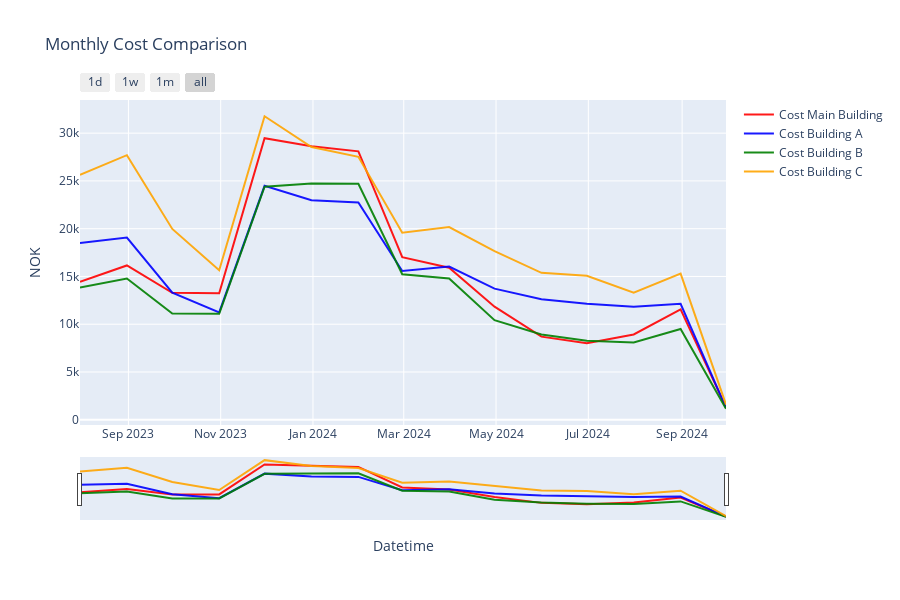

Notebook code for this chart:
### Markdown cell above
3.  Monthly Cost

### Code cell
monthly_grouped = merged_df.groupby(pd.Grouper(freq='ME')).sum().reset_index()
monthly_grouped
plot_cols_all =[
    ColumnParam("Cost_Net_Of_Sun", "Cost Main Building"),
    ColumnParam("Cost A", "Cost Building A"),
    ColumnParam("Cost B", "Cost Building B"),
    ColumnParam("Cost C", "Cost Building C"),
]


plot_energy_usage(monthly_grouped, plot_cols_all,
                    titel="Monthly Cost Comparison",
                    yaxis_title="NOK",
                    tozeroy=False,
                    dark_mode=True,
                    )

### Figure 1 — Plotly figure (JSON) as saved in the notebook; plotly's stock layout.template omitted (floating-point values rounded to 4 significant figures)
{"data": [{"line": {"color": "rgba(255, 0, 0, 0.9)"}, "mode": "lines", "name": "Cost Main Building", "type": "scatter", "x": ["2023-07-31T00:00:00", "2023-08-31T00:00:00", "2023-09-30T00:00:00", "2023-10-31T00:00:00", "2023-11-30T00:00:00", "2023-12-31T00:00:00", "2024-01-31T00:00:00", "2024-02-29T00:00:00", "2024-03-31T00:00:00", "2024-04-30T00:00:00", "2024-05-31T00:00:00", "2024-06-30T00:00:00", "2024-07-31T00:00:00", "2024-08-31T00:00:00", "2024-09-30T00:00:00"], "y": [14440.0, 16150.0, 13290.0, 13250.0, 29470.0, 28630.0, 28100.0, 17030.0, 15920.0, 11840.0, 8700.0, 7999.0, 8931.0, 11560.0, 1295.0]}, {"line": {"color": "rgba(0, 0, 255, 0.9)"}, "mode": "lines", "name": "Cost Building A", "type": "scatter", "x": ["2023-07-31T00:00:00", "2023-08-31T00:00:00", "2023-09-30T00:00:00", "2023-10-31T00:00:00", "2023-11-30T00:00:00", "2023-12-31T00:00:00", "2024-01-31T00:00:00", "2024-02-29T00:00:00", "2024-03-31T00:00:00", "2024-04-30T00:00:00", "2024-05-31T00:00:00", "2024-06-30T00:00:00", "2024-07-31T00:00:00", "2024-08-31T00:00:00", "2024-09-30T00:00:00"], "y": [18490.0, 19070.0, 13310.0, 11240.0, 24490.0, 22970.0, 22740.0, 15580.0, 16040.0, 13720.0, 12620.0, 12160.0, 11830.0, 12130.0, 1252.0]}, {"line": {"color": "rgba(0, 128, 0, 0.9)"}, "mode": "lines", "name": "Cost Building B", "type": "scatter", "x": ["2023-07-31T00:00:00", "2023-08-31T00:00:00", "2023-09-30T00:00:00", "2023-10-31T00:00:00", "2023-11-30T00:00:00", "2023-12-31T00:00:00", "2024-01-31T00:00:00", "2024-02-29T00:00:00", "2024-03-31T00:00:00", "2024-04-30T00:00:00", "2024-05-31T00:00:00", "2024-06-30T00:00:00", "2024-07-31T00:00:00", "2024-08-31T00:00:00", "2024-09-30T00:00:00"], "y": [13830.0, 14790.0, 11130.0, 11090.0, 24390.0, 24730.0, 24690.0, 15240.0, 14780.0, 10420.0, 8934.0, 8279.0, 8090.0, 9499.0, 1153.0]}, {"line": {"color": "rgba(255, 165, 0, 0.9)"}, "mode": "lines", "name": "Cost Building C", "type": "scatter", "x": ["2023-07-31T00:00:00", "2023-08-31T00:00:00", "2023-09-30T00:00:00", "2023-10-31T00:00:00", "2023-11-30T00:00:00", "2023-12-31T00:00:00", "2024-01-31T00:00:00", "2024-02-29T00:00:00", "2024-03-31T00:00:00", "2024-04-30T00:00:00", "2024-05-31T00:00:00", "2024-06-30T00:00:00", "2024-07-31T00:00:00", "2024-08-31T00:00:00", "2024-09-30T00:00:00"], "y": [25630.0, 27700.0, 19970.0, 15660.0, 31770.0, 28550.0, 27520.0, 19590.0, 20180.0, 17650.0, 15380.0, 15070.0, 13300.0, 15290.0, 1586.0]}], "layout": {"height": 600, "hovermode": "x unified", "showlegend": true, "title": {"text": "Monthly Cost Comparison"}, "xaxis": {"rangeselector": {"buttons": [{"count": 1, "label": "1d", "step": "day", "stepmode": "backward"}, {"count": 7, "label": "1w", "step": "day", "stepmode": "backward"}, {"count": 1, "label": "1m", "step": "month", "stepmode": "backward"}, {"step": "all"}]}, "rangeslider": {"visible": true}, "title": {"text": "Datetime"}, "type": "date"}, "yaxis": {"title": {"text": "NOK"}}}}
